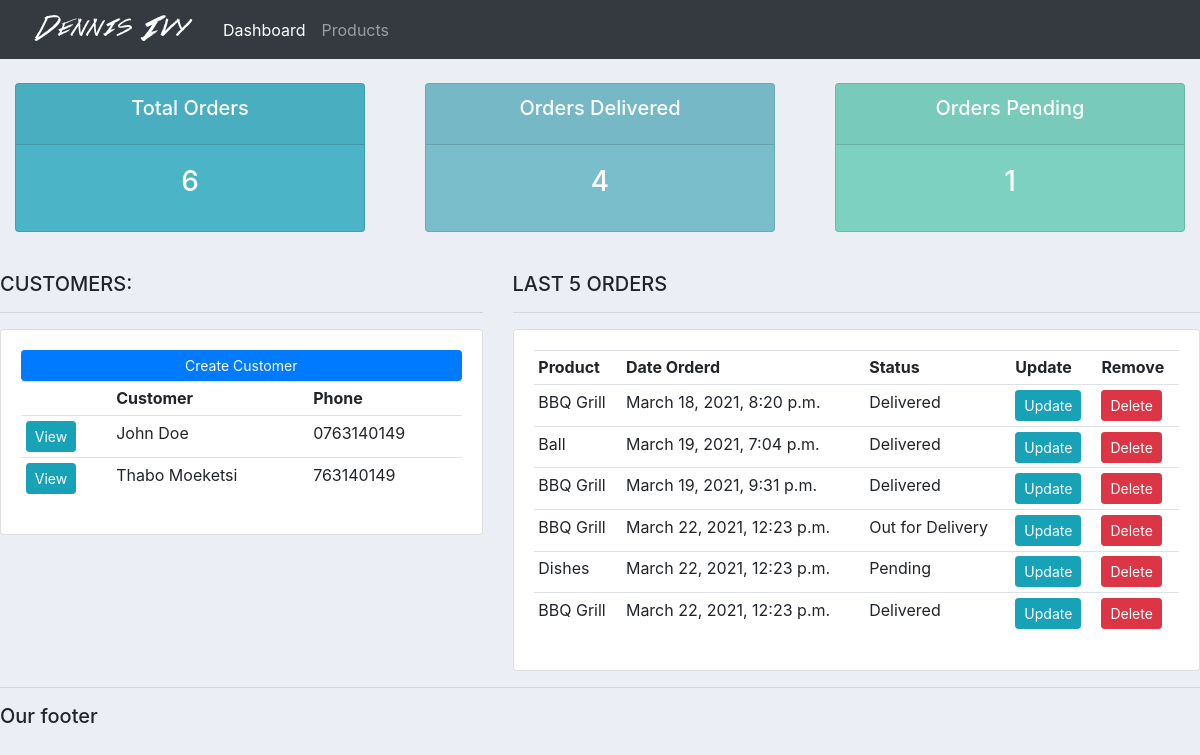
The page / on the database its author committed.
### accounts/models.py (models this page shows, shortened)
class Customers(models.Model):
    name = models.CharField(max_length=200, null=True)
    phone = models.CharField(max_length=200, null=True)
    email = models.CharField(max_length=200, null=True)
    date_created = models.DateTimeField(auto_now_add=True, null=True)

class Order(models.Model):
    STATUS = (
        ('Pending', 'Pending'),
        ('Out for Delivery', 'Out for Delivery'),
        ('Delivered', 'Delivered'),
    )
    customer = models.ForeignKey(
        Customers, null=True, on_delete=models.SET_NULL)
    product = models.ForeignKey(Product, null=True, on_delete=models.SET_NULL)
    date_created = models.DateTimeField(auto_now_add=True, null=True)
    status = models.CharField(max_length=200, null=True, choices=STATUS)
    note = models.CharField(max_length=1000, null=True, choices=STATUS)

class Product(models.Model):
    CATEGORY = (
        ('Indoor', 'Indoor'),
        ('Outdoor', 'Outdoor'),
    )
    name = models.CharField(max_length=200, null=True)
    price = models.FloatField(null=True)
    category = models.CharField(max_length=200, null=True, choices=CATEGORY)
    description = models.CharField(max_length=200, null=True, blank=True)
    date_created = models.DateTimeField(auto_now_add=True, null=True)
    tag = models.ManyToManyField(Tag)
    def __str__(self):
        return self.name

### accounts/views.py (the view)
# urls.py: path('', views.home, name ='home'),
def home(request):
    orders = Order.objects.all()
    customers = Customers.objects.all()
    total_customers = customers.count()
    total_orders = orders.count()
    delivered = orders.filter(status='Delivered').count()
    pending = orders.filter(status='Pending').count()
    context = {
        'orders': orders,
        'customers': customers,
        'total_customers': total_customers,
        'total_orders': total_orders,
        'delivered': delivered,
        'pending': pending
    }
    return render(request, "accounts/dashboard.html", context)

### accounts/templates/accounts/dashboard.html
{% extends 'accounts/main.html' %} {% block content %} {% include 'accounts/status.html'%}
<br />
<div class="row">
	<div class="col-md-5">
		<h5>CUSTOMERS:</h5>
		<hr />
		<div class="card card-body">
			<a class="btn btn-primary btn-sm btn-block" href="">Create Customer</a>
			<table class="table table-sm">
				<tr>
					<th></th>
					<th>Customer</th>
					<th>Phone</th>
				</tr>
				{% for customer in customers %}
				<tr>
					<td><a class="btn btn-sm btn-info" href="{% url 'customer' customer.id %}">View</a></td>
					<td>{{customer.name}}</td>
					<td>{{customer.phone}}</td>
				</tr>
				{% endfor %}
			</table>
		</div>
	</div>
	<div class="col-md-7">
		<h5>LAST 5 ORDERS</h5>
		<hr />
		<div class="card card-body">
			<table class="table table-sm">
				<tr>
					<th>Product</th>
					<th>Date Orderd</th>
					<th>Status</th>
					<th>Update</th>
					<th>Remove</th>
					{% for order in orders %}
				<tr>
					<td>{{order.product}}</td>
					<td>{{order.date_created}}</td>
					<td>{{order.status}}</td>
					<td><a class="btn btn-sm btn-info" href="{% url 'update_order' order.id %}">Update</a></td>
					<td><a class="btn btn-sm btn-danger" href="{% url 'delete_order' order.id %}">Delete</a></td>
				</tr>
				{% endfor %}
				</tr>
			</table>
		</div>
	</div>
</div>
{% endblock %}

### static/css/main.css (style rules this page uses)
body { background-color: #ebeff5; }

### rows shown on the page
Customers: name "John Doe", phone "0763140149"
Customers: name "Thabo Moeketsi", phone "763140149"
Order: product "BBQ Grill", date_created "March 18, 2021, 8:20 p.m.", status "Delivered"
Order: product "Ball", date_created "March 19, 2021, 7:04 p.m.", status "Delivered"
Order: product "BBQ Grill", date_created "March 19, 2021, 9:31 p.m.", status "Delivered"
Order: product "BBQ Grill", date_created "March 22, 2021, 12:23 p.m.", status "Out for Delivery"
Order: product "Dishes", date_created "March 22, 2021, 12:23 p.m.", status "Pending"
Order: product "BBQ Grill", date_created "March 22, 2021, 12:23 p.m.", status "Delivered"

### other values the page prints
{{ total_orders }} "6"
{{ delivered }} "4"
{{ pending }} "1"
